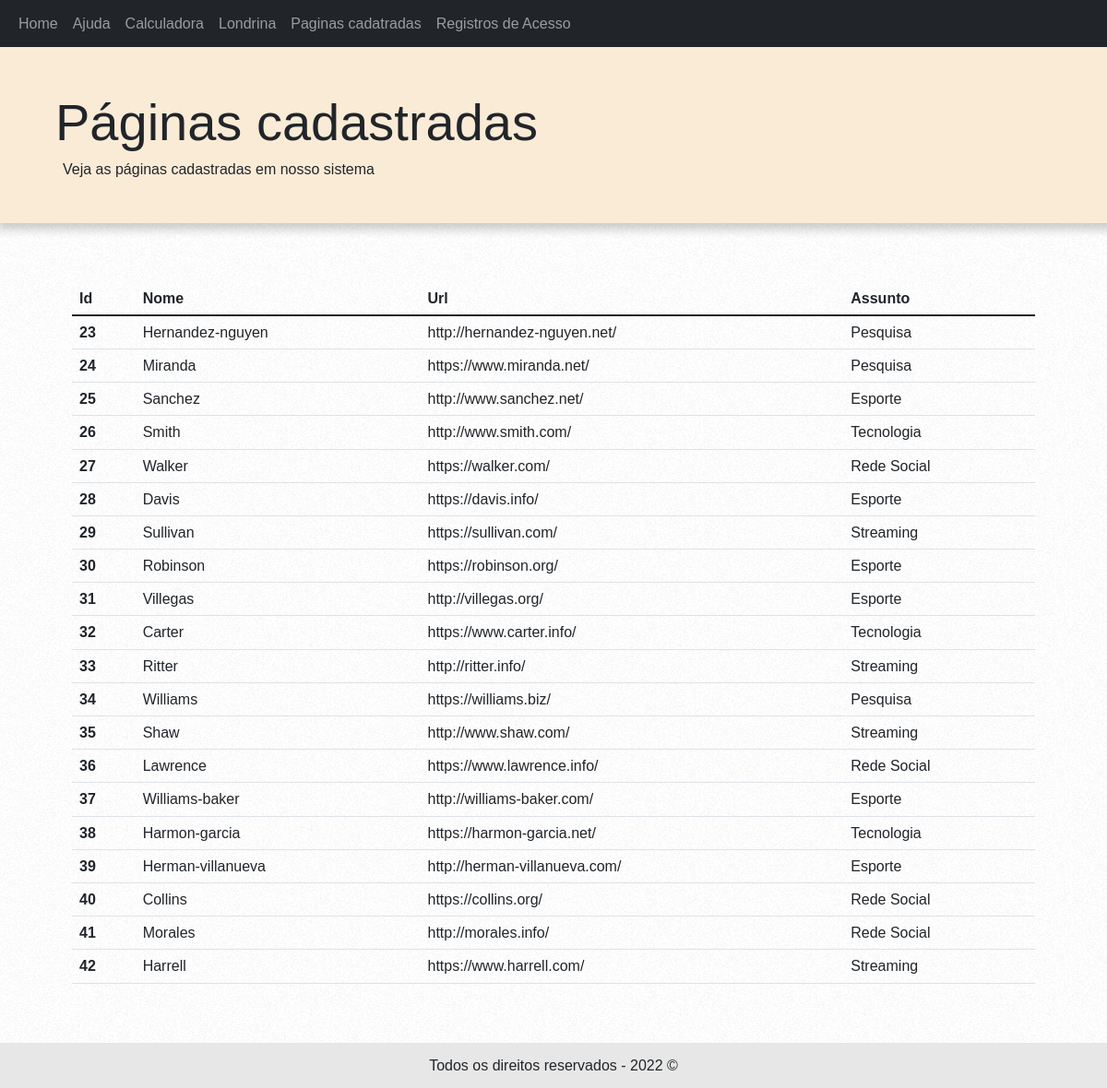
The page /paginas on the database as committed earlier.
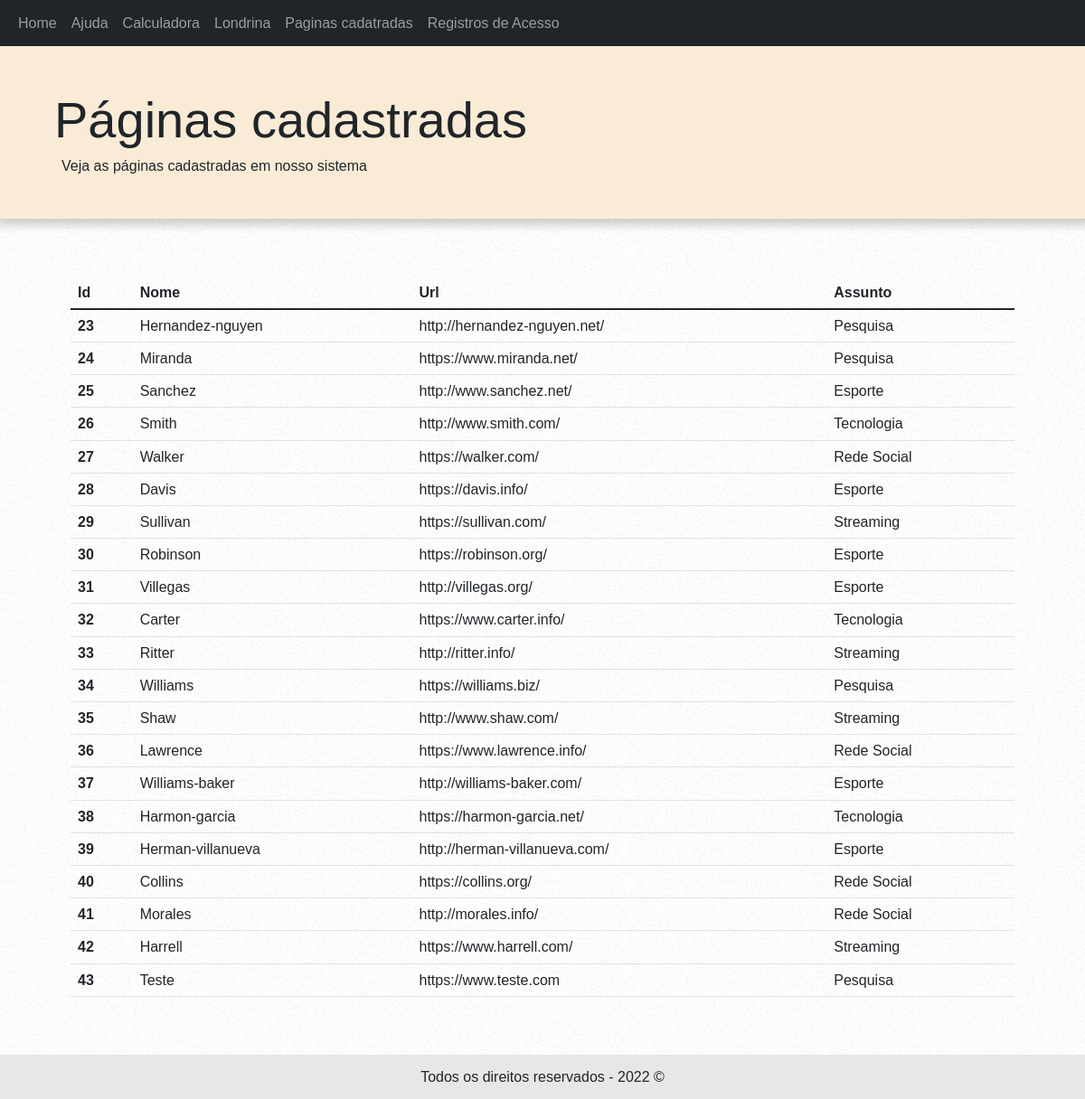
The same page on the database as committed later.
### first_app/models.py (models this page shows, shortened)
class Webpage(models.Model):
    name = models.CharField(max_length=264, unique=True)
    url = models.URLField(unique=True)
    subject = models.ForeignKey(Subject, on_delete=models.DO_NOTHING)

class Subject(models.Model):
    name = models.CharField(max_length=264, unique=True)
    def __str__(self):
        return self.name

### first_app/views.py (the view)
# urls.py: path('paginas', views.paginas, name='paginas'),
def paginas(request):
    paginas = Webpage.objects.all()
    context = {
        'paginas': paginas
    }
    return render(request, 'primeiro_projeto/paginas.html', context)

### first_app/templates/primeiro_projeto/paginas.html (shortened to what this page needs)
<!doctype html>
{% load static %}
<html lang="pt-br">
<head>
    <link href="https://cdn.jsdelivr.net/npm/bootstrap@5.1.3/dist/css/bootstrap.min.css" rel="stylesheet">
    <link rel="stylesheet" href="{% static 'primeiro_projeto/css/londrina.css' %}">
</head>
<body>
    <nav class="navbar navbar-expand-md navbar-dark bg-dark">
        <div class="container-fluid">
            <ul class="navbar-nav">
                <li class="nav-item">
                    <a class="nav-link" href="/">
                        Home
                    </a>
                </li>
                <li class="nav-item">
                    <a class="nav-link" href="help">Ajuda</a>
                </li>
                <li class="nav-item">
                    <a class="nav-link" href="calculadora">Calculadora</a>
                </li>
                <li class="nav-item">
                    <a class="nav-link" href="londrina">Londrina</a>
                </li>
                <li class="nav-item">
                    <a class="nav-link" href="paginas">Paginas cadatradas</a>
                </li>
                <li class="nav-item">
                    <a class="nav-link" href="registros_acesso">Registros de Acesso</a>
                </li>
            </ul>
        </div>
    </nav>
    <div class="row mb-3 painel">
        <div class="col-md-12">
            <div class="container-fluid p-5 text-dark">
                <h1 class="display-4">Páginas cadastradas</h1>
                <span class="m-2">Veja as páginas cadastradas em nosso sistema</span>
            </div>
        </div>
    </div>
    <div class="container p-5">
        <table class="table table-hover">
            <thead>
                <tr>
                    <th>Id</th>
                    <th scope="col">Nome</th>
                    <th scope="col">Url</th>
                    <th scope="col">Assunto</th>
                </tr>
            </thead>
            <tbody>
                {% for pagina in paginas %}
                    <tr>
                        <th scope="row">{{ pagina.id }}</th>
                        <td>{{ pagina.name }}</td>
                        <td>{{ pagina.url }}</td>
                        <td>{{ pagina.subject }}</td>
                    </tr>
            {% endfor%}
            </tbody>
        </table>
    </div>
    <footer id="rodape" class="">
        <span>Todos os direitos reservados - 2022 &copy</span>
    </footer>
</body>
</html>

Rows that differ between the two databases and show on the page:
added Webpage: id "43", name "Teste", url "https://www.teste.com", subject "Pesquisa"
